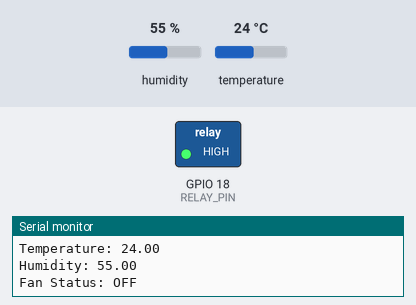
Recording of a sketch running on a simulated ESP32. Parts: switched loads named in the sketch (green lamp = pin HIGH), the last lines printed to the serial monitor. The inputs (shaded band) are chosen by the test bench; at power-on: temperature 24 °C, humidity 55 %. WiFi joins after 1.5 s; servers stay silent unless stated; no MQTT or app messages arrive unless stated; names the files do not define were given values by the test bench: YOUR_MQTT_PORT = 1883.

Above: at 2.7 s.
2.8 s: temperature set to 29.3 °C
6.2 s: temperature set to 30.5 °C
At 8.0 s:
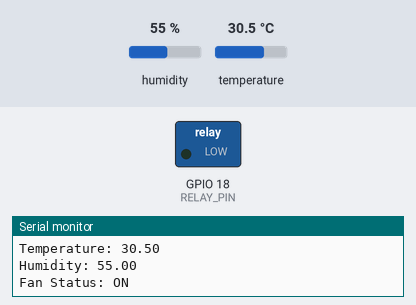
9.6 s: temperature set to 28.6 °C
13.0 s: temperature set to 27.7 °C
At 16.1 s:
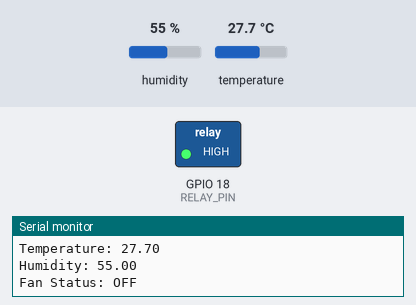
16.5 s: temperature set to 33 °C
At 18.0 s:
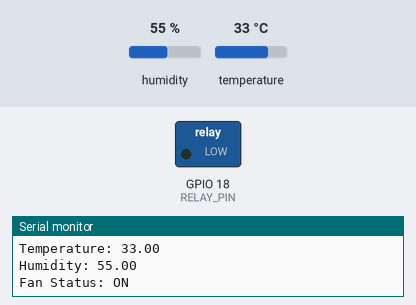
Timing chart, 0 to 19.5 s (numbered marks = the images above; inputs shaded):
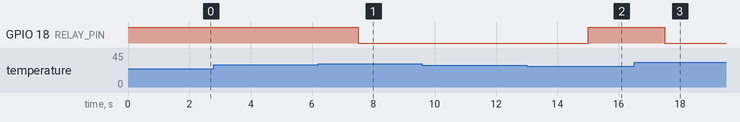

Measured:
- the behaviour switches between 29.9 and 30 °C on temperature (found by bisection; images 0 and 1)
- the behaviour switches between 28.1 and 28 °C on temperature (found by bisection; images 1 and 2)
- after the input at 6.2 s, GPIO 18 (RELAY_PIN): HIGH → LOW after 1.3 s
- after the input at 13.0 s, GPIO 18 (RELAY_PIN): LOW → HIGH after 2.0 s
- after the input at 16.5 s, GPIO 18 (RELAY_PIN): HIGH → LOW after 1.0 s

The sketch:

sketch_5.ino
```cpp
#include <WiFi.h>
#include <PubSubClient.h>
#include <DHT.h>

// Wi-Fi credentials
const char* ssid = "YOUR_WIFI_NAME";
const char* password = "YOUR_WIFI_PASSWORD";

// KiwisIoT MQTT settings
const char* mqtt_server = "YOUR_MQTT_BROKER";
const int mqtt_port = YOUR_MQTT_PORT;
const char* mqtt_topic = "YOUR_DEVICE_TOPIC";

// Pin configuration
#define DHT_PIN 4
#define RELAY_PIN 18
#define DHT_TYPE DHT22

// Temperature limits
#define TEMP_ON 30.0
#define TEMP_OFF 28.0

// Set according to your relay module
#define RELAY_ON LOW
#define RELAY_OFF HIGH

DHT dht(DHT_PIN, DHT_TYPE);

WiFiClient espClient;
PubSubClient client(espClient);

bool fanState = false;
unsigned long lastRead = 0;

void connectWiFi() {
  WiFi.begin(ssid, password);

  while (WiFi.status() != WL_CONNECTED) {
    delay(500);
    Serial.println("Connecting WiFi...");
  }

  Serial.println("WiFi Connected");
}

void reconnectMQTT() {
  while (!client.connected()) {
    if (client.connect("RoomTemperatureController")) {
      Serial.println("MQTT Connected");
    } else {
      delay(2000);
    }
  }
}

void setup() {
  Serial.begin(115200);

  pinMode(RELAY_PIN, OUTPUT);
  digitalWrite(RELAY_PIN, RELAY_OFF);

  dht.begin();

  connectWiFi();

  client.setServer(mqtt_server, mqtt_port);
}

void loop() {

  if (WiFi.status() != WL_CONNECTED) {
    connectWiFi();
  }

  if (!client.connected()) {
    reconnectMQTT();
  }

  client.loop();

  if (millis() - lastRead >= 2500) {

    lastRead = millis();

    float temperature = dht.readTemperature();
    float humidity = dht.readHumidity();

    if (isnan(temperature) || isnan(humidity)) {
      Serial.println("Sensor reading failed");

      // Fail-safe: switch fan OFF
      fanState = false;
      digitalWrite(RELAY_PIN, RELAY_OFF);
      return;
    }

    // Automatic fan control
    if (temperature >= TEMP_ON) {
      fanState = true;
    }
    else if (temperature <= TEMP_OFF) {
      fanState = false;
    }

    digitalWrite(
      RELAY_PIN,
      fanState ? RELAY_ON : RELAY_OFF
    );

    Serial.print("Temperature: ");
    Serial.println(temperature);

    Serial.print("Humidity: ");
    Serial.println(humidity);

    Serial.print("Fan Status: ");
    Serial.println(fanState ? "ON" : "OFF");

    char payload[160];

    snprintf(payload, sizeof(payload),
      "{\"temperature\":%.2f,"
      "\"humidity\":%.2f,"
      "\"fan_status\":\"%s\"}",
      temperature,
      humidity,
      fanState ? "ON" : "OFF"
    );

    client.publish(mqtt_topic, payload);
  }
}
```
